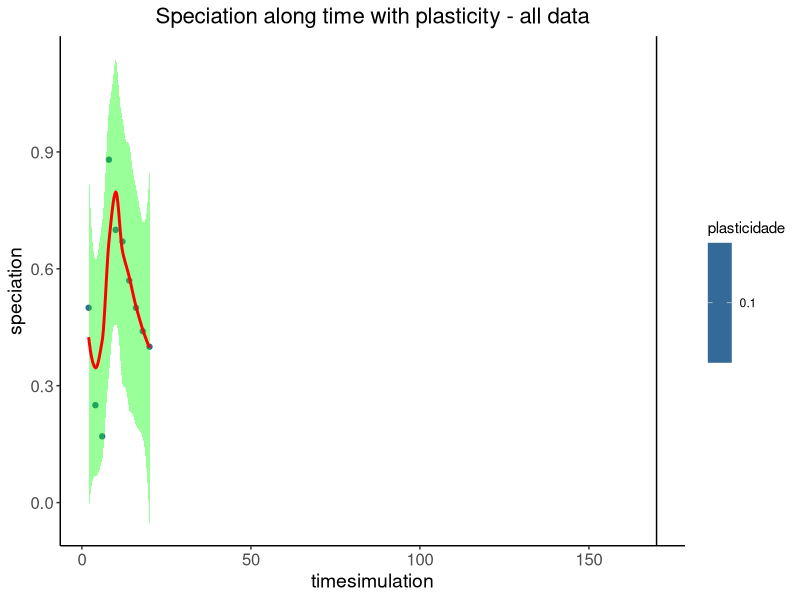
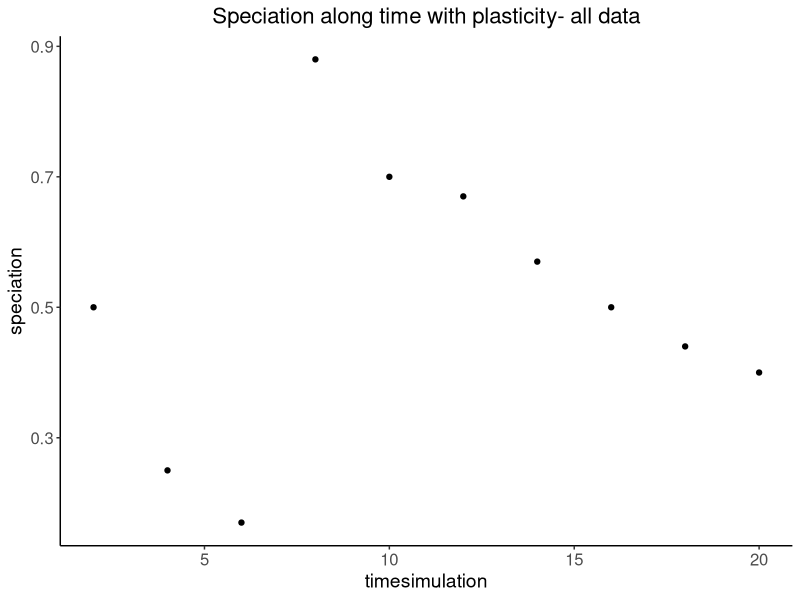
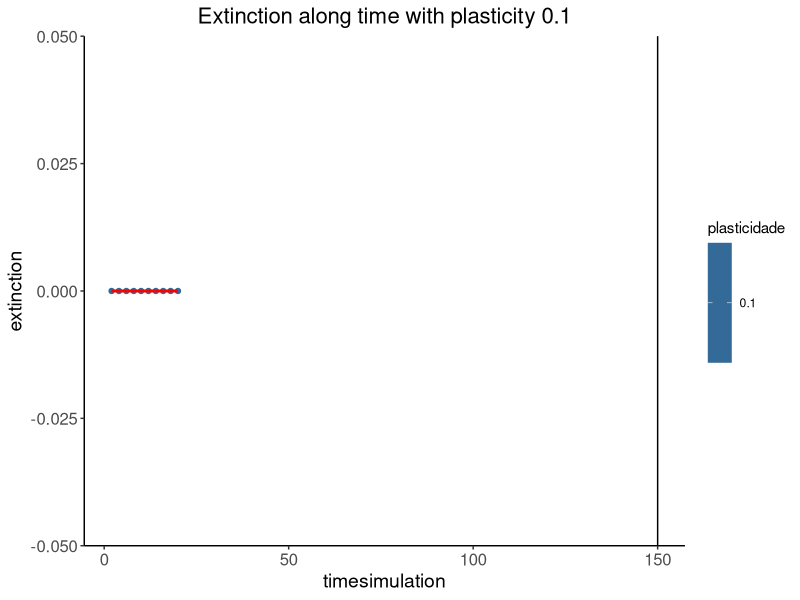
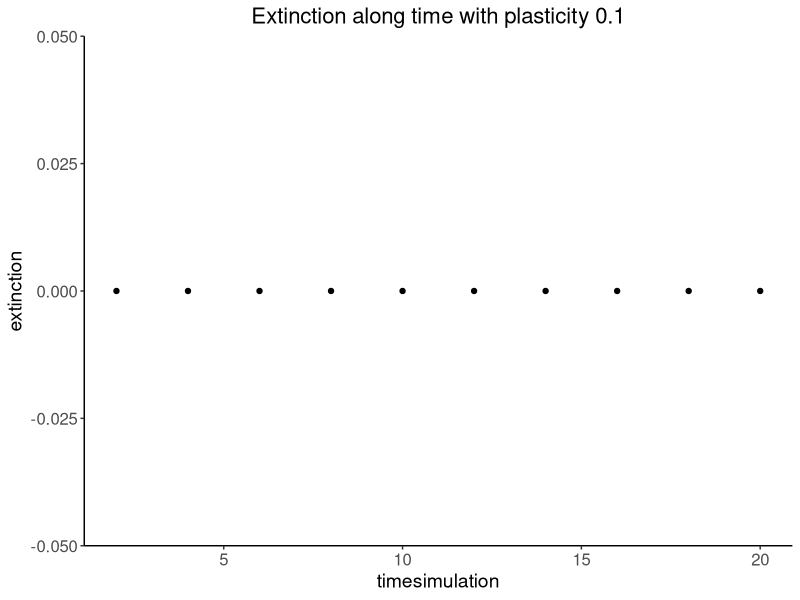
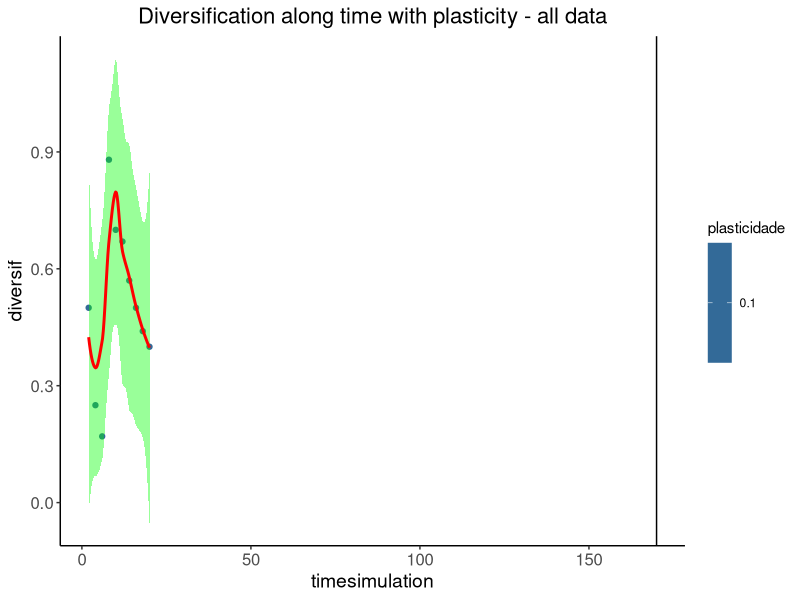
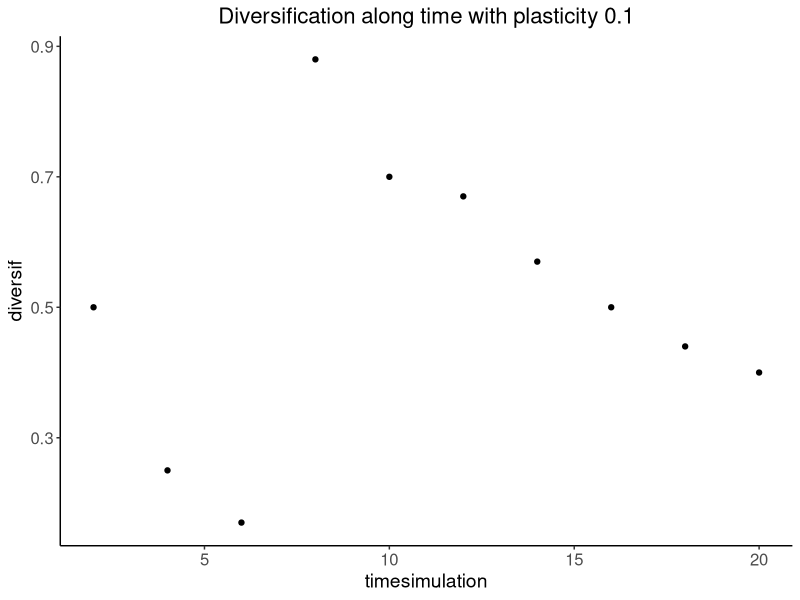
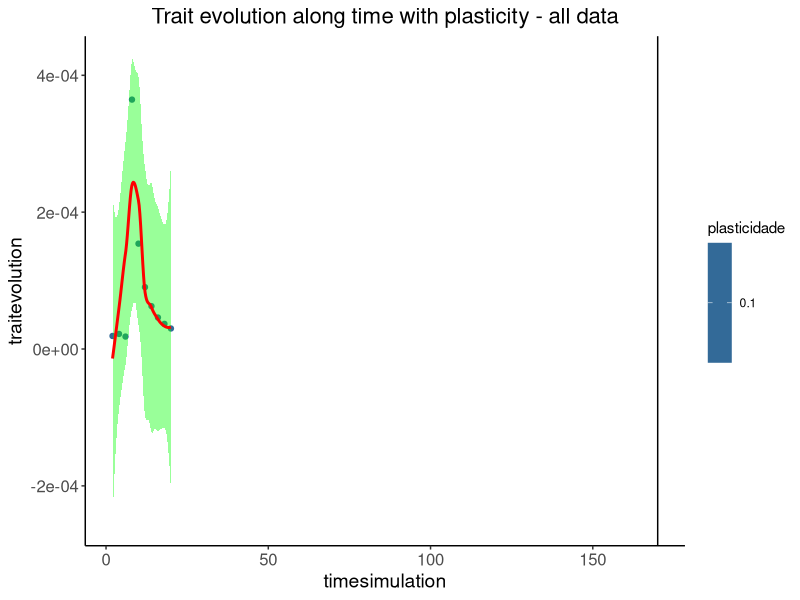
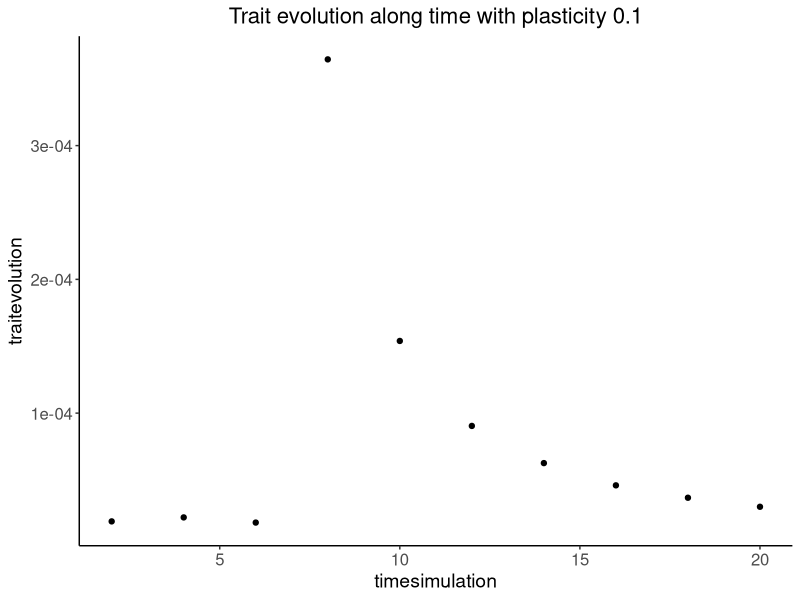

Source code (R) for these figures, in order:
#####################################################
########### PLASTICITY AND EVOLUTION STUDY ##########
#####################################################
### Main goal: Verify the effect of plasticity on adaptive evolution #####################
##### Diversification and Trait Evolution ~ Plasticity
##### Methods: Computational simulation #############
##### Script to analysis results from simulation ####

#### packages ####
library(dplyr)
library(ggplot2)
library(here)


#### data ####
dados <- read.csv2("output/finalresult.csv")
dados <- dados %>% filter(replications != 0)
path <- here("output")

#### plot speciation ####

general_plot_1 <- ggplot(data = dados, aes(timesimulation, speciation, color = plasticidade)) + 
  geom_point() + labs(title = paste("Speciation along time with plasticity - all data")) + theme_bw() +
  theme(panel.border = element_blank(), panel.grid.major = element_blank(),
        panel.grid.minor = element_blank(), axis.line = element_line(colour = "black"),
        plot.title = element_text(size = 16, hjust = 0.5),
        axis.text = element_text(size = 12),
        axis.title = element_text(size = 14)) + 
      geom_smooth(color = "red", fill = "green") + geom_vline(xintercept=170, color="black", size=.5)


tiff(filename = file.path(path, paste0("plot", "_", general_plot_1[["labels"]][["y"]], "_", "plas", "all", ".tif")),
     width = 15,
     height = 15,
     units = "cm",
     res = 100)
print(general_plot_1)
dev.off()

  for(i in unique(dados$plasticidade)){
  subdata <- dados %>% filter(plasticidade == i)
  tiff(filename = file.path(path, paste0("plot", "_", general_plot_1[["labels"]][["y"]], "_", "plas", i, ".tif")),
       width = 15,
       height = 15,
       units = "cm",
       res = 100)
  print(ggplot(subdata, aes(timesimulation, speciation)) +
          geom_point() + labs(title = paste("Speciation along time with plasticity- all data")) + theme_bw() +
          theme(panel.border = element_blank(), panel.grid.major = element_blank(),
                panel.grid.minor = element_blank(), axis.line = element_line(colour = "black"),
                plot.title = element_text(size = 16, hjust = 0.5),
                axis.text = element_text(size = 12),
                axis.title = element_text(size = 14)))
  dev.off()
}

#### plot extinction ####

general_plot_2 <- ggplot(data = dados, aes(timesimulation, extinction, color = plasticidade)) + 
  geom_point() + labs(title = paste("Extinction along time with plasticity", i)) + theme_bw() +
  theme(panel.border = element_blank(), panel.grid.major = element_blank(),
        panel.grid.minor = element_blank(), axis.line = element_line(colour = "black"),
        plot.title = element_text(size = 16, hjust = 0.5),
        axis.text = element_text(size = 12),
        axis.title = element_text(size = 14)) + 
  geom_smooth(color = "red", fill = "green") + geom_vline(xintercept=150, color="black", size=.5)

tiff(filename = file.path(path, paste0("plot", "_", general_plot_2[["labels"]][["y"]], "_", "plas", "all", ".tif")),
     width = 15,
     height = 15,
     units = "cm",
     res = 100)
print(general_plot_2)
dev.off()

for(i in unique(dados$plasticidade)){
  subdata <- dados %>% filter(plasticidade == i)
  tiff(filename = file.path(path, paste0("plot", "_", general_plot_2[["labels"]][["y"]], "_", "plas", i, ".tif")),
       width = 15,
       height = 15,
       units = "cm",
       res = 100)
  print(ggplot(subdata, aes(timesimulation, extinction)) +
          geom_point() + labs(title = paste("Extinction along time with plasticity", i)) + theme_bw() +
          theme(panel.border = element_blank(), panel.grid.major = element_blank(),
                panel.grid.minor = element_blank(), axis.line = element_line(colour = "black"),
                plot.title = element_text(size = 16, hjust = 0.5),
                axis.text = element_text(size = 12),
                axis.title = element_text(size = 14)))
  dev.off()
}

#### plot diversification ####

general_plot_3 <- ggplot(data = dados, aes(timesimulation, diversif, color = plasticidade)) + 
  geom_point() + labs(title = paste("Diversification along time with plasticity - all data")) + theme_bw() +
  theme(panel.border = element_blank(), panel.grid.major = element_blank(),
        panel.grid.minor = element_blank(), axis.line = element_line(colour = "black"),
        plot.title = element_text(size = 16, hjust = 0.5),
        axis.text = element_text(size = 12),
        axis.title = element_text(size = 14)) + 
  geom_smooth(color = "red", fill = "green") + geom_vline(xintercept=170, color="black", size=.5)

tiff(filename = file.path(path, paste0("plot", "_", general_plot_3[["labels"]][["y"]], "_", "plas", "all", ".tif")),
     width = 15,
     height = 15,
     units = "cm",
     res = 100)
print(general_plot_3)
dev.off()

for(i in unique(dados$plasticidade)){
  subdata <- dados %>% filter(plasticidade == i)
  tiff(filename = file.path(path, paste0("plot", "_", general_plot_3[["labels"]][["y"]], "_", "plas", i, ".tif")),
       width = 15,
       height = 15,
       units = "cm",
       res = 100)
  print(ggplot(subdata, aes(timesimulation, diversif)) +
          geom_point() + labs(title = paste("Diversification along time with plasticity", i)) + theme_bw() +
          theme(panel.border = element_blank(), panel.grid.major = element_blank(),
                panel.grid.minor = element_blank(), axis.line = element_line(colour = "black"),
                plot.title = element_text(size = 16, hjust = 0.5),
                axis.text = element_text(size = 12),
                axis.title = element_text(size = 14)))
  dev.off()
}

#### plot trait evolution ####

general_plot_4 <- ggplot(data = dados, aes(timesimulation, traitevolution, color = plasticidade)) + 
  geom_point() + labs(title = paste("Trait evolution along time with plasticity - all data")) + theme_bw() +
  theme(panel.border = element_blank(), panel.grid.major = element_blank(),
        panel.grid.minor = element_blank(), axis.line = element_line(colour = "black"),
        plot.title = element_text(size = 16, hjust = 0.5),
        axis.text = element_text(size = 12),
        axis.title = element_text(size = 14)) + 
  geom_smooth(color = "red", fill = "green") + geom_vline(xintercept=170, color="black", size=.5)

tiff(filename = file.path(path, paste0("plot", "_", general_plot_4[["labels"]][["y"]], "_", "plas", "all", ".tif")),
     width = 15,
     height = 15,
     units = "cm",
     res = 100)
print(general_plot_4)
dev.off()

for(i in unique(dados$plasticidade)){
  subdata <- dados %>% filter(plasticidade == i)
  tiff(filename = file.path(path, paste0("plot", "_", general_plot_4[["labels"]][["y"]], "_", "plas", i, ".tif")),
       width = 15,
       height = 15,
       units = "cm",
       res = 100)
   print(ggplot(subdata, aes(timesimulation, traitevolution)) +
    geom_point() + labs(title = paste("Trait evolution along time with plasticity", i)) + theme_bw() +
    theme(panel.border = element_blank(), panel.grid.major = element_blank(),
          panel.grid.minor = element_blank(), axis.line = element_line(colour = "black"),
          plot.title = element_text(size = 16, hjust = 0.5),
          axis.text = element_text(size = 12),
          axis.title = element_text(size = 14)))
  dev.off()
}

